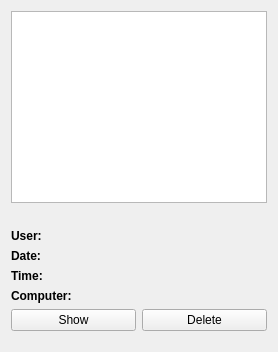
<?xml version="1.0" encoding="UTF-8"?>
<ui version="4.0">
 <class>ScreenshotManagementView</class>
 <widget class="QWidget" name="ScreenshotManagementView">
  <layout class="QVBoxLayout" name="verticalLayout">
   <item>
    <widget class="QListView" name="list">
     <property name="toolTip">
      <string>All screenshots taken by you are listed here. You can take screenshots by clicking the &quot;Screenshot&quot; item in the context menu of a computer. The screenshots can be managed using the buttons below.</string>
     </property>
    </widget>
   </item>
   <item>
    <widget class="QLabel" name="previewLbl">
     <property name="minimumSize">
      <size>
       <width>1</width>
       <height>1</height>
      </size>
     </property>
     <property name="scaledContents">
      <bool>true</bool>
     </property>
    </widget>
   </item>
   <item>
    <layout class="QGridLayout" name="_2" columnstretch="0,1">
     <item row="1" column="1">
      <widget class="QLabel" name="dateLbl"/>
     </item>
     <item row="0" column="0">
      <widget class="QLabel" name="userDescLbl">
       <property name="font">
        <font>
         <weight>75</weight>
         <bold>true</bold>
        </font>
       </property>
       <property name="text">
        <string>User:</string>
       </property>
      </widget>
     </item>
     <item row="0" column="1">
      <widget class="QLabel" name="userLbl"/>
     </item>
     <item row="2" column="1">
      <widget class="QLabel" name="timeLbl"/>
     </item>
     <item row="3" column="0">
      <widget class="QLabel" name="hostDescLbl">
       <property name="font">
        <font>
         <weight>75</weight>
         <bold>true</bold>
        </font>
       </property>
       <property name="text">
        <string>Computer:</string>
       </property>
      </widget>
     </item>
     <item row="1" column="0">
      <widget class="QLabel" name="dateDescLbl">
       <property name="font">
        <font>
         <weight>75</weight>
         <bold>true</bold>
        </font>
       </property>
       <property name="text">
        <string>Date:</string>
       </property>
      </widget>
     </item>
     <item row="3" column="1">
      <widget class="QLabel" name="hostLbl"/>
     </item>
     <item row="2" column="0">
      <widget class="QLabel" name="timeDescLbl">
       <property name="font">
        <font>
         <weight>75</weight>
         <bold>true</bold>
        </font>
       </property>
       <property name="text">
        <string>Time:</string>
       </property>
      </widget>
     </item>
    </layout>
   </item>
   <item>
    <layout class="QHBoxLayout" name="horizontalLayout">
     <item>
      <widget class="QPushButton" name="showBtn">
       <property name="text">
        <string>Show</string>
       </property>
       <property name="icon">
        <iconset resource="../core/resources/core.qrc">
         <normaloff>:/core/edit-find.png</normaloff>:/core/edit-find.png</iconset>
       </property>
       <property name="iconSize">
        <size>
         <width>22</width>
         <height>22</height>
        </size>
       </property>
      </widget>
     </item>
     <item>
      <widget class="QPushButton" name="deleteBtn">
       <property name="text">
        <string>Delete</string>
       </property>
       <property name="icon">
        <iconset resource="../../core/resources/core.qrc">
         <normaloff>:/core/edit-delete.png</normaloff>:/core/edit-delete.png</iconset>
       </property>
       <property name="iconSize">
        <size>
         <width>22</width>
         <height>22</height>
        </size>
       </property>
      </widget>
     </item>
    </layout>
   </item>
   <item>
    <spacer name="spacer">
     <property name="orientation">
      <enum>Qt::Vertical</enum>
     </property>
     <property name="sizeType">
      <enum>QSizePolicy::Fixed</enum>
     </property>
     <property name="sizeHint" stdset="0">
      <size>
       <width>16</width>
       <height>10</height>
      </size>
     </property>
    </spacer>
   </item>
  </layout>
 </widget>
 <resources>
  <include location="../../core/resources/core.qrc"/>
  <include location="../resources/master.qrc"/>
 </resources>
 <connections/>
</ui>
